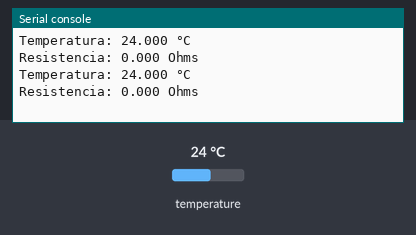
Bench run of a program on a simulated CircuitPython board. Parts: the last lines printed to the serial console. The test bench sets the inputs (shaded band); at power-on: temperature 24 °C.

Above: at 1.2 s.
1.3 s: temperature set to 12 °C
At 2.6 s:
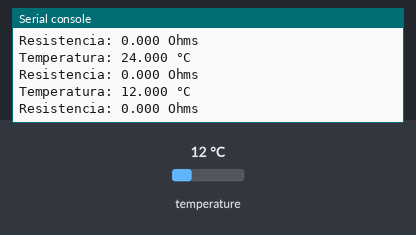
2.8 s: temperature set to 19 °C
At 3.8 s:
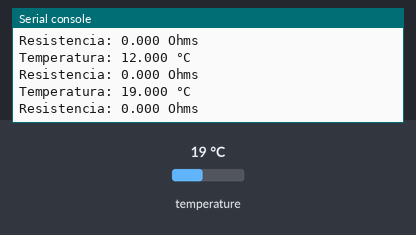
Timing chart, 0 to 5.8 s (numbered marks = the images above; inputs shaded):
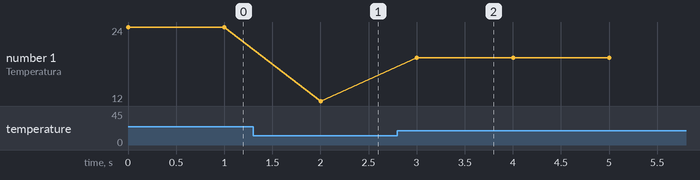

Measured:
- after the input at 1.3 s, the serial console: prints a new line after 0.70 s (image 1)
- after the input at 2.8 s, the serial console: prints a new line after 0.20 s (image 2)
- plotted number 1: 24 → 12 after the input at 1.3 s, 12 → 19 after the input at 2.8 s

The program:

max31865_simpletest.py
```python
# Se importa la librería encargada de controlar los tiempos de espera
import time
# Se utiliza Circuitpython para esto
# Se importa la librería que asigna los pines GPIO
import board
# Se importa la librería que controla el protocolo SPI
import busio
# Se importa la librería que controla los pines GPIO
import digitalio
# Se importa la librería de adafruit para el controlador de la RTC
import adafruit_max31865

# Se asignan los pines encargados del protocolo SPI
spi = busio.SPI(board.SCK, MOSI=board.MOSI, MISO=board.MISO)
# Se selecciona el pin donde está conectado el sensor o plata MAX31865
# En este caso se asigna el pin 5
cs = digitalio.DigitalInOut(board.D5)
# Se llama a la librería MAX31865 asignandole los pines spi, cs
# e indicandole que es una PT100 y de 3 cables
sensor = adafruit_max31865.MAX31865(spi, cs, rtd_nominal=100.0, wires=3)

# Se crea un bucle infinito
while True:
    # Lee la temperatura
    temp = sensor.temperature
    # Imprime el valor de la temperatura en °C
    print('Temperatura: {0:0.3f} °C'.format(temp))
    # Se imprime el valor que está leyendo la resistencia
    print('Resistencia: {0:0.3f} Ohms'.format(sensor.resistance))
    # Se espera 1 segundo
    time.sleep(1.0)
```
